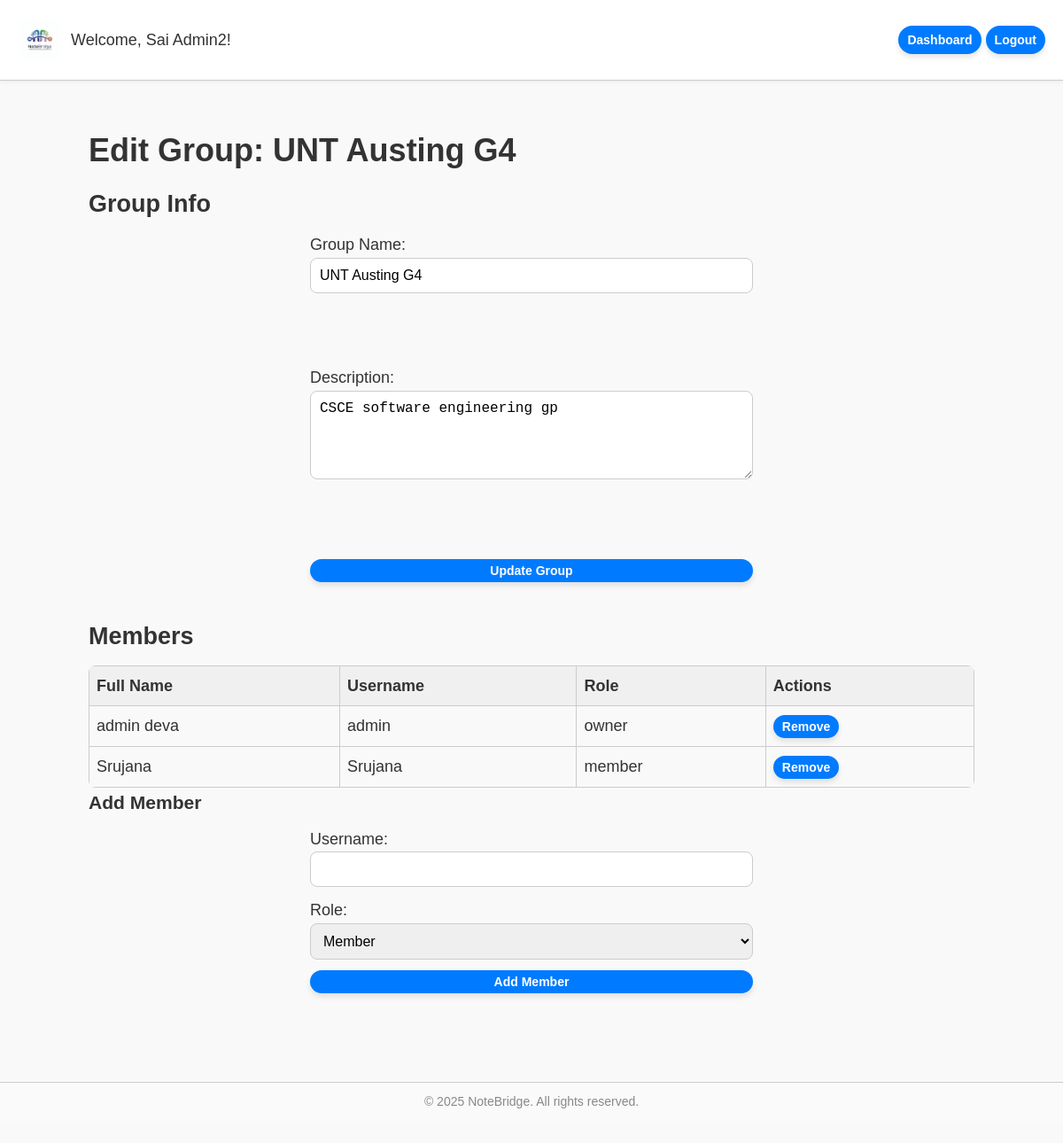
The page /groups/4/edit (signed in) on the database its author committed.
### tables this page shows
CREATE TABLE users (
        id INTEGER PRIMARY KEY AUTOINCREMENT,
        username TEXT UNIQUE NOT NULL,
        password_hash TEXT NOT NULL,
        full_name TEXT,
        created_at TEXT NOT NULL
    );

CREATE TABLE groups (
        id INTEGER PRIMARY KEY AUTOINCREMENT,
        name TEXT NOT NULL,
        description TEXT,
        created_at TEXT NOT NULL
    );

CREATE TABLE group_members (
        id INTEGER PRIMARY KEY AUTOINCREMENT,
        group_id INTEGER NOT NULL,
        user_id INTEGER NOT NULL,
        role TEXT DEFAULT 'member',
        joined_at TEXT NOT NULL,
        FOREIGN KEY(group_id) REFERENCES groups(id) ON DELETE CASCADE,
        FOREIGN KEY(user_id) REFERENCES users(id) ON DELETE CASCADE
    );

### groups.py (the view)
@group_bp.route('/<int:group_id>/edit', methods=['GET', 'POST'])
@login_required
def edit_group(group_id):
    group = get_group(group_id)
    db = get_db()
    if request.method == 'POST':
        name = request.form.get('name', group['name'])
        description = request.form.get('description', group['description'])
        db.execute('UPDATE groups SET name=?, description=? WHERE id=?', (name, description, group_id))
        db.commit()
        return redirect(url_for('group.view_group', group_id=group_id))
    members = get_members(group_id)
    user = current_user()
    return render_template('group_edit.html', group=group, members=members, user=user)

### auth.py (called while the page is built)
def current_user():
    uid = session.get('user_id')
    if not uid:
        return None
    db = get_db()
    return db.execute('SELECT id, username, full_name FROM users WHERE id=?', (uid,)).fetchone()

def login_required(f):
    @wraps(f)
    def wrapped(*args, **kwargs):
        if not current_user():
            return redirect(url_for('auth.login'))
        return f(*args, **kwargs)
    return wrapped

### database.py (called while the page is built)
def get_db():
    db = getattr(g, '_database', None)
    if db is None:
        db = g._database = sqlite3.connect(DATABASE)
        db.row_factory = sqlite3.Row
    return db

def close_connection(exception=None):
    db = getattr(g, '_database', None)
    if db is not None:
        db.close()

### groups.py (called while the page is built)
def get_group(group_id):
    db = get_db()
    group = db.execute('SELECT * FROM groups WHERE id=?', (group_id,)).fetchone()
    if not group:
        abort(404, "Group not found")
    return group

def get_members(group_id):
    db = get_db()
    members = db.execute(
        'SELECT u.id as user_id, u.username, u.full_name, gm.role '
        'FROM users u JOIN group_members gm ON u.id = gm.user_id '
        'WHERE gm.group_id=?',
        (group_id,)
    ).fetchall()
    return members

### templates/group_edit.html (shortened to what this page needs)
<!DOCTYPE html>
<html lang="en">
<head>
    <link rel="stylesheet" href="{{ url_for('static', filename='style.css') }}">
</head>
<body class="font-medium">
    <header>
        <div style="display:flex; align-items:center;">
            <img src="{{ url_for('static', filename='logo.jpg') }}" alt="NoteBridge Logo" height="50">
            <div style="margin-left:10px;">Welcome, {{ user['full_name'] or user['username'] }}!</div>
        </div>
        <nav>
            <a href="{{ url_for('dashboard.dashboard') }}" class="btn">Dashboard</a>
            <a href="{{ url_for('auth.logout') }}" class="btn">Logout</a>
        </nav>
    </header>
    <main>
        <h1>Edit Group: {{ group['name'] }}</h1>
        <section>
            <h2>Group Info</h2>
            <form method="post" action="{{ url_for('group.edit_group', group_id=group['id']) }}">
                <label>
                    Group Name:
                    <input type="text" name="name" value="{{ group['name'] }}" required>
                </label>
                <br><br>
                <label>
                    Description:
                    <textarea name="description" rows="3">{{ group['description'] }}</textarea>
                </label>
                <br><br>
                <button type="submit" class="btn">Update Group</button>
            </form>
        </section>
        <section>
            <h2>Members</h2>
            <table>
                <thead>
                    <tr>
                        <th>Full Name</th>
                        <th>Username</th>
                        <th>Role</th>
                        <th>Actions</th>
                    </tr>
                </thead>
                <tbody>
                    {% for member in members %}
                    <tr>
                        <td>{{ member['full_name'] or '-' }}</td>
                        <td>{{ member['username'] }}</td>
                        <td>{{ member['role'] }}</td>
                        <td>
                            {% if member['user_id'] != user['id'] %}
                            <form method="post"
                                action="{{ url_for('group.remove_member', group_id=group['id'], user_id=member['user_id']) }}"
                                style="display:inline;">
                                <button type="submit" class="btn">Remove</button>
                            </form>
                            {% else %}
                            Owner
                            {% endif %}
                        </td>
                    </tr>
                    {% endfor %}
                </tbody>
            </table>
            <h3>Add Member</h3>
            <form method="post" action="{{ url_for('group.add_member', group_id=group['id']) }}">
                <label>
                    Username:
                    <input type="text" name="username" required>
                </label>
                <label>
                    Role:
                    <select name="role">
                        <option value="member" selected>Member</option>
                    </select>
                </label>
                <button type="submit" class="btn">Add Member</button>
            </form>
        </section>
    </main>
    <footer>
        &copy; 2025 NoteBridge. All rights reserved.
    </footer>
</body>
</html>

### static/style.css (style rules this page uses)
body { font-family: Arial, sans-serif; margin: 0; padding: 0; line-height: 1.6; background-color: #f9f9f9; color: #333; transition: background 0.3s, color 0.3s; }
h1, h2, h3 { margin: 0 0 10px 0; font-weight: 700; }
a { text-decoration: none; color: #007BFF; transition: color 0.3s; }
.font-medium { font-size: 18px; }
.btn { display: inline-block; background-color: #007BFF; color: #fff; padding: 8px 18px; border: none; border-radius: 25px; cursor: pointer; font-size: 14px; font-weight: bold; box-shadow: 0 4px 6px rgba(0,0,0,0.1); transition: all 0.3s; }
header { display: flex; justify-content: space-between; align-items: center; padding: 20px; background-color: #fff; border-bottom: 1px solid #ccc; box-shadow: 0 2px 5px rgba(0,0,0,0.05); flex-wrap: wrap; }
main { padding: 30px 20px; max-width: 1000px; margin: auto; }
main section { margin-bottom: 40px; }
form { display: flex; flex-direction: column; gap: 12px; max-width: 500px; margin: auto; }
form input[type="text"], form input[type="password"], form textarea, form select { padding: 10px; font-size: 16px; border: 1px solid #ccc; border-radius: 8px; width: 100%; box-sizing: border-box; transition: border 0.3s, box-shadow 0.3s; }
textarea { resize: vertical; min-height: 100px; }
table { width: 100%; border-collapse: collapse; margin-top: 15px; border-radius: 8px; overflow: hidden; }
table th, table td { border: 1px solid #ccc; padding: 10px; text-align: left; }
table th { background-color: #f0f0f0; }
footer { text-align: center; font-size: 14px; color: #888; margin-top: 40px; border-top: 1px solid #ccc; padding: 15px 0; background: #fafafa; }

### templates/group_edit.html (style rules this page uses)
.font-medium { font-size: 18px; }
.btn { padding: 5px 10px; cursor: pointer; }
header, main, footer { margin-bottom: 20px; }
header { display: flex; justify-content: space-between; align-items: center; }
footer { text-align: center; font-size: 14px; color: #888; margin-top: 30px; border-top: 1px solid #ccc; padding-top: 10px; }
table { width: 100%; border-collapse: collapse; margin-top: 10px; }
table th, table td { border: 1px solid #ccc; padding: 8px; text-align: left; }
table th { background-color: #f0f0f0; }

### rows shown on the page
users: full_name "Sai Admin2"
groups: name "UNT Austing G4", description "CSCE software engineering gp"
group_members: full_name "admin deva", username "admin", role "owner"
group_members: full_name "Srujana", username "Srujana", role "member"
